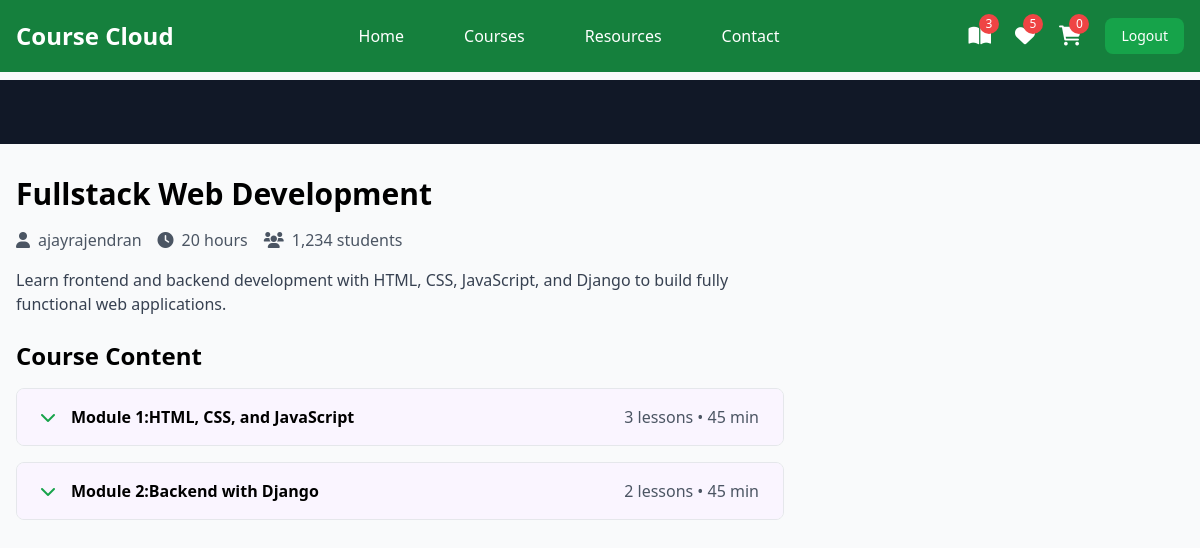
Screenshot of /student/courses/6/watch (signed in) with the database file from the repository.
### instructor/models.py (models this page shows, shortened)
class User(AbstractUser):
    ROLE_CHOICES =(
        ("instructor","Instructor"),
        ("student","Student")
    )
    role=models.CharField(max_length=20,choices=ROLE_CHOICES,default="student")

class Course(models.Model):
    title=models.CharField(max_length=200)
    description=models.TextField()
    price=models.DecimalField(decimal_places=2,max_digits=7)
    owner=models.ForeignKey(User,on_delete=models.SET_NULL,related_name="courses",null=True)
    is_free=models.BooleanField(default=False)
    picture=models.ImageField(upload_to="courseimages",null=True,blank=True,default="courseimages/default.png")
    thumbnail=EmbedVideoField()
    category_objects=models.ManyToManyField(Category)
    created_at=models.DateTimeField(auto_now_add=True)
    updated_at=models.DateTimeField(auto_now=True)

class Module(models.Model):
    title=models.CharField(max_length=200)
    course_object=models.ForeignKey(Course,on_delete=models.CASCADE,related_name="modules")
    order=models.PositiveIntegerField()

### student/views.py (the view)
# urls.py: path("courses/<int:pk>/watch",views.LessonDetailView.as_view(),name="lesson-detail"),
@method_decorator(signin_required,name="dispatch")
class LessonDetailView(View):
    def get(self,request,*args,**kwargs):
        course_id=kwargs.get("pk")
        course_instance=Course.objects.get(id=course_id)
        purachased_course=request.user.purchase.filter(is_paid=True).values_list("course_objects",flat=True)
        if course_instance.id not in purachased_course:
            return redirect ("index")
        module_id=request.GET.get("module") if "module" in request.GET else course_instance.modules.first().id
        module_instance=Module.objects.get(id=module_id,course_object=course_instance)
        lesson_id=request.GET.get("lesson") if "lesson" in request.GET else module_instance.lessons.first().id
        lesson_instance=Lesson.objects.get(id=lesson_id,module_object=module_instance)
        return render(request,"lesson_detail.html",{"course":course_instance,"lesson":lesson_instance})

### student/context_processors.py (called while the page is built)
def course_context(request):
    count=0
    if request.user.is_authenticated:
        orders=request.user.purchase.filter(is_paid=True)
        count=len([c for o in orders for c in o.course_objects.all()])
    return{"count":count}

### student/templates/lesson_detail.html (shortened to what this page needs)
{%extends 'base.html'%}
{% load embed_video_tags %}
{%block main_block%}
        <div class="bg-gray-900 w-full">
            <div class="max-w-screen-xl mx-auto px-4 py-8">
            </div>
        </div>
        <div class="max-w-screen-xl mx-auto px-4 py-8 grid grid-cols-1 lg:grid-cols-3 gap-8">
            <div class="lg:col-span-2">
                <h1 class="text-3xl font-bold mb-4">{{course.title}}</h1>
                <div class="flex items-center mb-4 text-gray-600">
                    <span class="mr-4"><i class="fas fa-user mr-2"></i>{{course.owner}}</span>
                    <span class="mr-4"><i class="fas fa-clock mr-2"></i>20 hours</span>
                    <span><i class="fas fa-users mr-2"></i>1,234 students</span>
                </div>
                <p class="text-gray-700 mb-6">{{course.description}}</p>
                <div class="space-y-4">
                    <h2 class="text-2xl font-bold mb-4">Course Content</h2>
                    {%for module in course.modules.all%}
                    <div class="border rounded-lg overflow-hidden">
                        <button class="w-full px-6 py-4 bg-purple-50 hover:bg-green-100 flex items-center justify-between" onclick="toggleModule('module{{forloop.counter}}')">
                            <div class="flex items-center">
                                <i class="fas fa-chevron-down mr-4 text-green-600"></i>
                                <span class="font-semibold">Module {{forloop.counter}}:{{module.title}}</span>
                            </div>
                            <span class="text-gray-600">{{module.lessons.all.count}} lessons • 45 min</span>
                        </button>
                    </div>
                    {%endfor%}
                </div>
            </div>
        </div>
    </div>
{%endblock%}

### student/templates/base.html (shortened to what this page needs)
<!DOCTYPE html>
<html lang="en">
<head>
    <script src="https://cdn.tailwindcss.com"></script>
    <link href="https://cdnjs.cloudflare.com/ajax/libs/font-awesome/6.0.0/css/all.min.css" rel="stylesheet">
</head>
<body class="bg-gray-50">
    <nav class="bg-green-700 fixed w-full z-20 top-0 left-0">
        <div class="max-w-screen-xl flex flex-wrap items-center justify-between mx-auto p-4">
            <a href="#" class="flex items-center">
                <span class="self-center text-2xl font-semibold text-white">Course Cloud</span>
            </a>
            <div class="items-center justify-between hidden w-full md:flex md:w-auto md:order-1">
                <ul class="flex flex-col p-4 md:p-0 mt-4 font-medium md:flex-row md:space-x-8 md:mt-0">
                    <li><a href="{%url 'index'%}" class="block py-2 pl-3 pr-4 text-white hover:text-purple-200">Home</a></li>
                    <li><a href="{%url 'mycorses'%}" class="block py-2 pl-3 pr-4 text-white hover:text-purple-200">Courses</a></li>
                    <li><a href="#" class="block py-2 pl-3 pr-4 text-white hover:text-purple-200">Resources</a></li>
                    <li><a href="#" class="block py-2 pl-3 pr-4 text-white hover:text-purple-200">Contact</a></li>
                </ul>
            </div>
            <div class="flex items-center space-x-6 md:order-2">
                <div class="relative group">
                    <a href="{%url 'mycorses'%}" class="text-white hover:text-green-200">
                        <i class="fas fa-book-open text-xl"></i>
                        <span class="absolute -top-2 -right-2 bg-red-500 text-white text-xs rounded-full h-5 w-5 flex items-center justify-center">{{count}}</span>
                    </a>
                </div>
                <div class="relative group">
                    <a href="#" class="text-white hover:text-green-200">
                        <i class="fas fa-heart text-xl"></i>
                        <span class="absolute -top-2 -right-2 bg-red-500 text-white text-xs rounded-full h-5 w-5 flex items-center justify-center">5</span>
                    </a>
                </div>
                <div class="relative group">
                    <a href="{%url 'cart-summery'%}" class="text-white hover:text-green-200">
                        <i class="fas fa-shopping-cart text-xl"></i>
                        <span class="absolute -top-2 -right-2 bg-red-500 text-white text-xs rounded-full h-5 w-5 flex items-center justify-center">{{request.user.basket.all.count}}</span>
                    </a>
                </div>
                <a href="{%url 'signout'%}">
                    <button class="text-white bg-green-600 hover:bg-red-800 focus:ring-4 focus:outline-none focus:ring-red-300 font-medium rounded-lg text-sm px-4 py-2 text-center">Logout</button>
                </a>
            </div>
        </div>
    </nav>
  <div class="mt-20">
    {%block main_block%}
    {%endblock%}
</body>
</html>

### rows the page displays
User: user.basket.all.count "0"
Course: title "Fullstack Web Development", owner "ajayrajendran", description "Learn frontend and backend development with HTML, CSS, JavaScript, and Django to build fully functional web applications."
Module: title "HTML, CSS, and JavaScript", lessons.all.count "3"
Module: title "Backend with Django", lessons.all.count "2"

### other values shown
{{ count }} "3"
